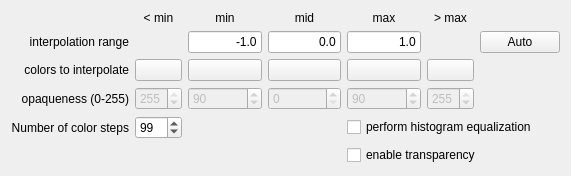
<?xml version="1.0" encoding="UTF-8"?>
<ui version="4.0">
 <class>GridColorWidget</class>
 <widget class="QWidget" name="GridColorWidget">
  <property name="geometry">
   <rect>
    <x>0</x>
    <y>0</y>
    <width>571</width>
    <height>167</height>
   </rect>
  </property>
  <property name="windowTitle">
   <string>Form</string>
  </property>
  <layout class="QVBoxLayout" name="verticalLayout_2">
   <item>
    <layout class="QGridLayout" name="gridLayout">
     <item row="0" column="1">
      <widget class="QLabel" name="TextLabel14_3">
       <property name="text">
        <string>&lt; min</string>
       </property>
       <property name="alignment">
        <set>Qt::AlignCenter</set>
       </property>
      </widget>
     </item>
     <item row="0" column="2">
      <widget class="QLabel" name="TextLabel14">
       <property name="text">
        <string>min</string>
       </property>
       <property name="alignment">
        <set>Qt::AlignCenter</set>
       </property>
      </widget>
     </item>
     <item row="0" column="3">
      <widget class="QLabel" name="TextLabel14_2">
       <property name="text">
        <string>mid</string>
       </property>
       <property name="alignment">
        <set>Qt::AlignCenter</set>
       </property>
      </widget>
     </item>
     <item row="0" column="4">
      <widget class="QLabel" name="TextLabel15">
       <property name="text">
        <string>max</string>
       </property>
       <property name="alignment">
        <set>Qt::AlignCenter</set>
       </property>
      </widget>
     </item>
     <item row="0" column="5">
      <widget class="QLabel" name="TextLabel13">
       <property name="text">
        <string>&gt; max</string>
       </property>
       <property name="alignment">
        <set>Qt::AlignCenter</set>
       </property>
      </widget>
     </item>
     <item row="2" column="0">
      <widget class="QLabel" name="TextLabel1">
       <property name="text">
        <string>colors to interpolate</string>
       </property>
       <property name="alignment">
        <set>Qt::AlignRight|Qt::AlignTrailing|Qt::AlignVCenter</set>
       </property>
      </widget>
     </item>
     <item row="2" column="1">
      <widget class="BALL::VIEW::ColorButton" name="min_min_button">
       <property name="sizePolicy">
        <sizepolicy hsizetype="Minimum" vsizetype="MinimumExpanding">
         <horstretch>0</horstretch>
         <verstretch>0</verstretch>
        </sizepolicy>
       </property>
      </widget>
     </item>
     <item row="2" column="2">
      <widget class="BALL::VIEW::ColorButton" name="min_button">
       <property name="sizePolicy">
        <sizepolicy hsizetype="Minimum" vsizetype="MinimumExpanding">
         <horstretch>0</horstretch>
         <verstretch>0</verstretch>
        </sizepolicy>
       </property>
      </widget>
     </item>
     <item row="2" column="3">
      <widget class="BALL::VIEW::ColorButton" name="mid_button">
       <property name="sizePolicy">
        <sizepolicy hsizetype="Minimum" vsizetype="MinimumExpanding">
         <horstretch>0</horstretch>
         <verstretch>0</verstretch>
        </sizepolicy>
       </property>
      </widget>
     </item>
     <item row="2" column="4">
      <widget class="BALL::VIEW::ColorButton" name="max_button">
       <property name="sizePolicy">
        <sizepolicy hsizetype="Minimum" vsizetype="MinimumExpanding">
         <horstretch>0</horstretch>
         <verstretch>0</verstretch>
        </sizepolicy>
       </property>
      </widget>
     </item>
     <item row="2" column="5">
      <widget class="BALL::VIEW::ColorButton" name="max_max_button">
       <property name="sizePolicy">
        <sizepolicy hsizetype="Minimum" vsizetype="MinimumExpanding">
         <horstretch>0</horstretch>
         <verstretch>0</verstretch>
        </sizepolicy>
       </property>
      </widget>
     </item>
     <item row="3" column="0">
      <widget class="QLabel" name="TextLabel1_2">
       <property name="text">
        <string>opaqueness (0-255)</string>
       </property>
       <property name="alignment">
        <set>Qt::AlignRight|Qt::AlignTrailing|Qt::AlignVCenter</set>
       </property>
      </widget>
     </item>
     <item row="3" column="1">
      <widget class="QSpinBox" name="min_min_alpha">
       <property name="enabled">
        <bool>false</bool>
       </property>
       <property name="toolTip">
        <string>Opaqueness for colors for values out of the interpolation range</string>
       </property>
       <property name="maximum">
        <number>255</number>
       </property>
       <property name="value">
        <number>255</number>
       </property>
      </widget>
     </item>
     <item row="3" column="2">
      <widget class="QSpinBox" name="min_alpha">
       <property name="enabled">
        <bool>false</bool>
       </property>
       <property name="toolTip">
        <string>Opaqueness for min color</string>
       </property>
       <property name="maximum">
        <number>255</number>
       </property>
       <property name="value">
        <number>90</number>
       </property>
      </widget>
     </item>
     <item row="3" column="3">
      <widget class="QSpinBox" name="mid_alpha">
       <property name="enabled">
        <bool>false</bool>
       </property>
       <property name="toolTip">
        <string>Opaqueness for mid color</string>
       </property>
       <property name="maximum">
        <number>255</number>
       </property>
       <property name="value">
        <number>0</number>
       </property>
      </widget>
     </item>
     <item row="3" column="4">
      <widget class="QSpinBox" name="max_alpha">
       <property name="enabled">
        <bool>false</bool>
       </property>
       <property name="toolTip">
        <string>Opaqueness for max color</string>
       </property>
       <property name="maximum">
        <number>255</number>
       </property>
       <property name="value">
        <number>90</number>
       </property>
      </widget>
     </item>
     <item row="3" column="5">
      <widget class="QSpinBox" name="max_max_alpha">
       <property name="enabled">
        <bool>false</bool>
       </property>
       <property name="toolTip">
        <string>Opaqueness for colors for values out of the interpolation range</string>
       </property>
       <property name="maximum">
        <number>255</number>
       </property>
       <property name="value">
        <number>255</number>
       </property>
      </widget>
     </item>
     <item row="1" column="0">
      <widget class="QLabel" name="TextLabel7_2">
       <property name="text">
        <string>interpolation range</string>
       </property>
       <property name="alignment">
        <set>Qt::AlignRight|Qt::AlignTrailing|Qt::AlignVCenter</set>
       </property>
      </widget>
     </item>
     <item row="1" column="2">
      <widget class="QLineEdit" name="min_box">
       <property name="toolTip">
        <string>Value for min color</string>
       </property>
       <property name="text">
        <string>-1.0</string>
       </property>
       <property name="alignment">
        <set>Qt::AlignRight</set>
       </property>
      </widget>
     </item>
     <item row="1" column="3">
      <widget class="QLineEdit" name="mid_box">
       <property name="toolTip">
        <string>Value for mid color</string>
       </property>
       <property name="text">
        <string>0.0</string>
       </property>
       <property name="alignment">
        <set>Qt::AlignRight</set>
       </property>
      </widget>
     </item>
     <item row="1" column="4">
      <widget class="QLineEdit" name="max_box">
       <property name="toolTip">
        <string>Value for max color</string>
       </property>
       <property name="text">
        <string>1.0</string>
       </property>
       <property name="alignment">
        <set>Qt::AlignRight</set>
       </property>
      </widget>
     </item>
     <item row="1" column="6">
      <widget class="QPushButton" name="autoscale">
       <property name="enabled">
        <bool>true</bool>
       </property>
       <property name="toolTip">
        <string>Calculate the min, mid and max values from the grid</string>
       </property>
       <property name="text">
        <string>Auto</string>
       </property>
      </widget>
     </item>
     <item row="4" column="0">
      <widget class="QLabel" name="TextLabel7">
       <property name="text">
        <string>Number of color steps</string>
       </property>
       <property name="alignment">
        <set>Qt::AlignRight|Qt::AlignTrailing|Qt::AlignVCenter</set>
       </property>
      </widget>
     </item>
     <item row="4" column="1">
      <widget class="QSpinBox" name="levels_box">
       <property name="toolTip">
        <string>Number of interpolated colors</string>
       </property>
       <property name="maximum">
        <number>999</number>
       </property>
       <property name="value">
        <number>99</number>
       </property>
      </widget>
     </item>
     <item row="4" column="4" colspan="3">
      <widget class="QCheckBox" name="normalization">
       <property name="text">
        <string>perform histogram equalization</string>
       </property>
      </widget>
     </item>
     <item row="5" column="4" colspan="3">
      <widget class="QCheckBox" name="grid_transparency">
       <property name="text">
        <string>enable transparency</string>
       </property>
      </widget>
     </item>
    </layout>
   </item>
  </layout>
 </widget>
 <customwidgets>
  <customwidget>
   <class>BALL::VIEW::ColorButton</class>
   <extends>QPushButton</extends>
   <header location="global">BALL/VIEW/WIDGETS/colorButton.h</header>
   <slots>
    <signal>colorChanged(QColor)</signal>
   </slots>
  </customwidget>
 </customwidgets>
 <resources/>
 <connections>
  <connection>
   <sender>grid_transparency</sender>
   <signal>toggled(bool)</signal>
   <receiver>GridColorWidget</receiver>
   <slot>transparencyToggled(bool)</slot>
   <hints>
    <hint type="sourcelabel">
     <x>554</x>
     <y>154</y>
    </hint>
    <hint type="destinationlabel">
     <x>570</x>
     <y>166</y>
    </hint>
   </hints>
  </connection>
  <connection>
   <sender>normalization</sender>
   <signal>toggled(bool)</signal>
   <receiver>GridColorWidget</receiver>
   <slot>normalizationToggled(bool)</slot>
   <hints>
    <hint type="sourcelabel">
     <x>443</x>
     <y>120</y>
    </hint>
    <hint type="destinationlabel">
     <x>570</x>
     <y>166</y>
    </hint>
   </hints>
  </connection>
  <connection>
   <sender>min_box</sender>
   <signal>textEdited(QString)</signal>
   <receiver>GridColorWidget</receiver>
   <slot>validateText(QString)</slot>
   <hints>
    <hint type="sourcelabel">
     <x>244</x>
     <y>40</y>
    </hint>
    <hint type="destinationlabel">
     <x>262</x>
     <y>199</y>
    </hint>
   </hints>
  </connection>
  <connection>
   <sender>mid_box</sender>
   <signal>textEdited(QString)</signal>
   <receiver>GridColorWidget</receiver>
   <slot>validateText(QString)</slot>
   <hints>
    <hint type="sourcelabel">
     <x>329</x>
     <y>40</y>
    </hint>
    <hint type="destinationlabel">
     <x>349</x>
     <y>248</y>
    </hint>
   </hints>
  </connection>
  <connection>
   <sender>max_box</sender>
   <signal>textEdited(QString)</signal>
   <receiver>GridColorWidget</receiver>
   <slot>validateText(QString)</slot>
   <hints>
    <hint type="sourcelabel">
     <x>411</x>
     <y>45</y>
    </hint>
    <hint type="destinationlabel">
     <x>430</x>
     <y>191</y>
    </hint>
   </hints>
  </connection>
  <connection>
   <sender>min_min_button</sender>
   <signal>colorChanged(QColor)</signal>
   <receiver>GridColorWidget</receiver>
   <slot>minMinColorChanged(QColor)</slot>
   <hints>
    <hint type="sourcelabel">
     <x>191</x>
     <y>62</y>
    </hint>
    <hint type="destinationlabel">
     <x>185</x>
     <y>204</y>
    </hint>
   </hints>
  </connection>
  <connection>
   <sender>min_button</sender>
   <signal>colorChanged(QColor)</signal>
   <receiver>GridColorWidget</receiver>
   <slot>minColorChanged(QColor)</slot>
   <hints>
    <hint type="sourcelabel">
     <x>234</x>
     <y>74</y>
    </hint>
    <hint type="destinationlabel">
     <x>248</x>
     <y>216</y>
    </hint>
   </hints>
  </connection>
  <connection>
   <sender>mid_button</sender>
   <signal>colorChanged(QColor)</signal>
   <receiver>GridColorWidget</receiver>
   <slot>midColorChanged(QColor)</slot>
   <hints>
    <hint type="sourcelabel">
     <x>315</x>
     <y>69</y>
    </hint>
    <hint type="destinationlabel">
     <x>324</x>
     <y>228</y>
    </hint>
   </hints>
  </connection>
  <connection>
   <sender>max_button</sender>
   <signal>colorChanged(QColor)</signal>
   <receiver>GridColorWidget</receiver>
   <slot>maxColorChanged(QColor)</slot>
   <hints>
    <hint type="sourcelabel">
     <x>383</x>
     <y>69</y>
    </hint>
    <hint type="destinationlabel">
     <x>683</x>
     <y>104</y>
    </hint>
   </hints>
  </connection>
  <connection>
   <sender>max_max_button</sender>
   <signal>colorChanged(QColor)</signal>
   <receiver>GridColorWidget</receiver>
   <slot>maxMaxColorChanged(QColor)</slot>
   <hints>
    <hint type="sourcelabel">
     <x>482</x>
     <y>65</y>
    </hint>
    <hint type="destinationlabel">
     <x>621</x>
     <y>151</y>
    </hint>
   </hints>
  </connection>
  <connection>
   <sender>min_min_alpha</sender>
   <signal>valueChanged(int)</signal>
   <receiver>GridColorWidget</receiver>
   <slot>minMinAlphaChanged(int)</slot>
   <hints>
    <hint type="sourcelabel">
     <x>171</x>
     <y>99</y>
    </hint>
    <hint type="destinationlabel">
     <x>178</x>
     <y>237</y>
    </hint>
   </hints>
  </connection>
  <connection>
   <sender>min_alpha</sender>
   <signal>valueChanged(int)</signal>
   <receiver>GridColorWidget</receiver>
   <slot>minAlphaChanged(int)</slot>
   <hints>
    <hint type="sourcelabel">
     <x>223</x>
     <y>85</y>
    </hint>
    <hint type="destinationlabel">
     <x>226</x>
     <y>208</y>
    </hint>
   </hints>
  </connection>
  <connection>
   <sender>mid_alpha</sender>
   <signal>valueChanged(int)</signal>
   <receiver>GridColorWidget</receiver>
   <slot>midAlphaChanged(int)</slot>
   <hints>
    <hint type="sourcelabel">
     <x>294</x>
     <y>93</y>
    </hint>
    <hint type="destinationlabel">
     <x>325</x>
     <y>253</y>
    </hint>
   </hints>
  </connection>
  <connection>
   <sender>max_alpha</sender>
   <signal>valueChanged(int)</signal>
   <receiver>GridColorWidget</receiver>
   <slot>maxAlphaChanged(int)</slot>
   <hints>
    <hint type="sourcelabel">
     <x>366</x>
     <y>99</y>
    </hint>
    <hint type="destinationlabel">
     <x>-66</x>
     <y>143</y>
    </hint>
   </hints>
  </connection>
  <connection>
   <sender>max_max_alpha</sender>
   <signal>valueChanged(int)</signal>
   <receiver>GridColorWidget</receiver>
   <slot>maxMaxAlphaChanged(int)</slot>
   <hints>
    <hint type="sourcelabel">
     <x>458</x>
     <y>94</y>
    </hint>
    <hint type="destinationlabel">
     <x>624</x>
     <y>111</y>
    </hint>
   </hints>
  </connection>
 </connections>
 <slots>
  <signal>autoScaleRequested()</signal>
  <slot>transparencyToggled(bool)</slot>
  <slot>normalizationToggled(bool)</slot>
  <slot>validateText(QString)</slot>
  <slot>minMinColorChanged(QColor)</slot>
  <slot>minColorChanged(QColor)</slot>
  <slot>midColorChanged(QColor)</slot>
  <slot>maxColorChanged(QColor)</slot>
  <slot>maxMaxColorChanged(QColor)</slot>
  <slot>minMinAlphaChanged(int)</slot>
  <slot>minAlphaChanged(int)</slot>
  <slot>midAlphaChanged(int)</slot>
  <slot>maxAlphaChanged(int)</slot>
  <slot>maxMaxAlphaChanged(int)</slot>
 </slots>
</ui>
